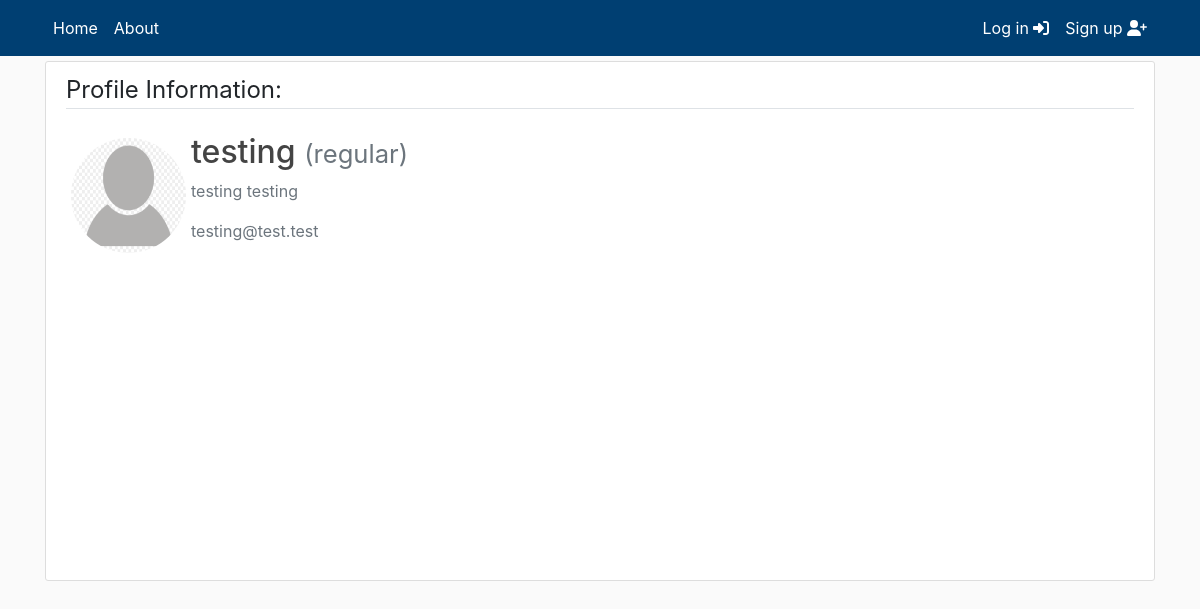
Screenshot of /profile/testing with the database file from the repository.
### users/models.py (models this page shows, shortened)
class CustomUser(AbstractUser):
    def image_upload_to(self, instance=None):
        if instance:
            return os.path.join('Users', self.username, instance)
        return None
    STATUS = (('regular', 'regular'), ('subscriber', 'subscriber'),
              ('moderator', 'moderator'))
    email = models.EmailField(unique=True)
    status = models.CharField(max_length=100, choices=STATUS, default='regular')
    description = models.TextField('Description',
                                   max_length=600,
                                   default='',
                                   blank=True)
    image = models.ImageField(default='default/user.jpg',
                              upload_to=image_upload_to)

### users/views.py (the view, shortened to what this page needs)
# urls.py: path("profile/<username>", views.profile, name="profile"),
def profile(request, username):
    user = get_user_model().objects.filter(username=username).first()
    if user:
        form = UserUpdateForm(instance=user)
        form.fields['description'].widget.attrs = {'rows': 1}
        return render(request, 'users/profile.html', context={'form': form})
    return redirect("homepage")

### users/templates/users/profile.html (shortened to what this page needs)
{% extends "main/header.html" %} {% load crispy_forms_tags %}
{% block content %}
<div
	class="content-section col-lg-12 col-md-12 col-sm-12 tutorial-style"
	style="min-height: 65vh"
>
	<legend class="border-bottom mb-4">Profile Information:</legend>
	<form method="POST" enctype="multipart/form-data">
		<div class="media">
			{% if user.username == form.instance.username %}
			<input id="id_image" type="file" name="image" hidden />
			<label for="id_image">
				<img
					class="rounded-circle account-img profile-image"
					style="cursor: pointer"
					src="{{ form.instance.image.url }}"
					title="Upload new image"
				/>
			</label>
			{% else %}
			<img
				class="rounded-circle account-img profile-image"
				,
				src="{{ form.instance.image.url }}"
			/>
			{% endif %}
			<div class="media-body">
				<h2 class="account-heading">
					{{ form.instance.username }}
					<small class="text-muted">({{ form.instance.status }})</small>
				</h2>
				<p class="text-secondary">
					{{ form.instance.first_name }} {{ form.instance.last_name }}
				</p>
				<p class="text-secondary">{{ form.instance.email }}</p>
			</div>
		</div>
	</form>
</div>
{% endblock content %}

### main/static/main/main.css (style rules this page uses)
:root { --footercolor: #003F72; --navbarcolor: #003F72; --btncolor: #003F72; --socialcolor: #003F72; --brightText: #ffffff; }
body { background: #fafafa; }
h1, h2, h3, h4, h5, h6 { color: #444444; }
.content-section { background: #ffffff; padding: 10px 20px; border: 1px solid #dddddd; border-radius: 3px; margin-bottom: 20px; }
.profile-image { width: 125px; height: 125px; padding: 5px; }

### rows the page displays
CustomUser: instance.image (placeholder picture), instance.username "testing", instance.status "regular", instance.first_name "testing", instance.last_name "testing", instance.email "testing@test.test"
